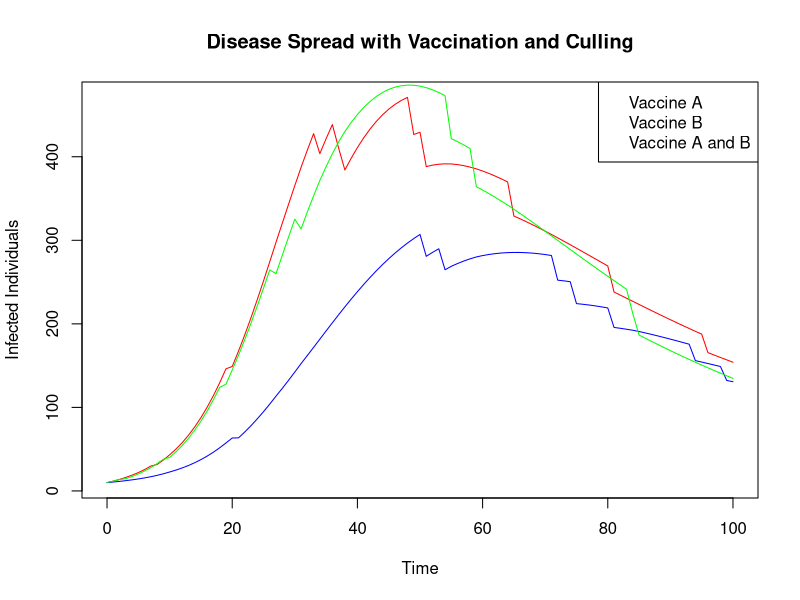
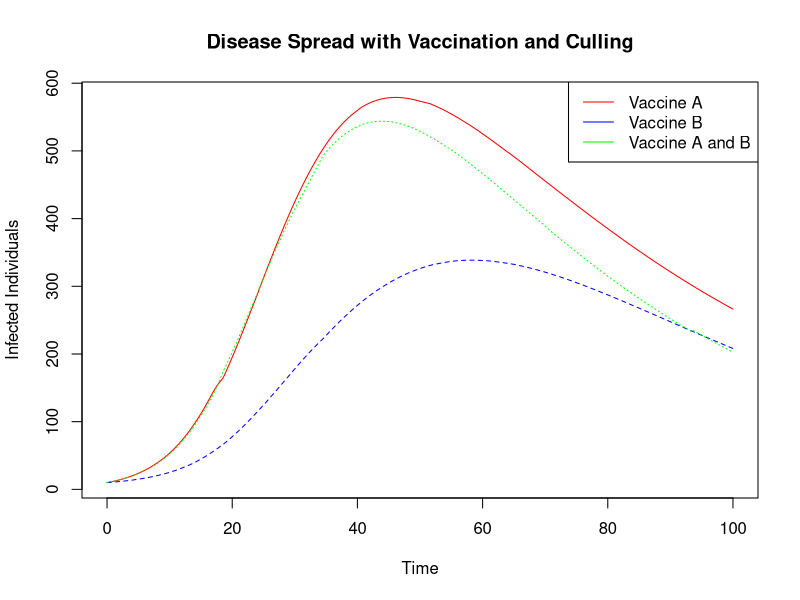

Write the R code that produced these figures, in order.
## ---- chunk 1
# Define parameters
beta_0 <- 0.2  # Baseline transmission rate
beta_A <- 0.1  # Transmission reduction due to vaccine A
beta_B <- 0.15  # Transmission reduction due to vaccine B
gamma_A <- 0.02   # Recovery rate for vaccine A
gamma_B <- 0.03   # Recovery rate for vaccine B
gamma_AB <- 0.025  # Recovery rate for both vaccines
gamma_0 <- 0.015  # Baseline recovery rate
p_culling <- 0.1  # Probability of culling infected individuals
c <- 0.1  # Rate of culling

# Initial conditions
S <- 1000  # Initial number of susceptible individuals
I <- 10    # Initial number of infected individuals

# Time parameters
t <- seq(0, 100, by = 1)  # Time steps

# Initialize storage for results
S_A <- numeric(length(t))
S_B <- numeric(length(t))
S_AB <- numeric(length(t))
I_A <- numeric(length(t))
I_B <- numeric(length(t))
I_AB <- numeric(length(t))
R_A <- numeric(length(t))
R_B <- numeric(length(t))
R_AB <- numeric(length(t))
R <- numeric(length(t))

# Set initial conditions
S_A[1] <- S
S_B[1] <- S
S_AB[1] <- S
I_A[1] <- I
I_B[1] <- I
I_AB[1] <- I
R_A[1] <- 0
R_B[1] <- 0
R_AB[1] <- 0
R[1] <- 0

# Simulate disease spread over time
for (i in 2:length(t)) {
  # Calculate transmission rates with vaccine effects
  beta_A_effective <- beta_0 - beta_A
  beta_B_effective <- beta_0 - beta_B
 
  # Susceptible equations
  dS_A <- -beta_A_effective * S_A[i - 1] * (I_A[i - 1] + I_AB[i - 1]) / (S_A[i - 1] + I_A[i - 1] + I_AB[i - 1] + R_A[i - 1])
  dS_B <- -beta_B_effective * S_B[i - 1] * (I_B[i - 1] + I_AB[i - 1]) / (S_B[i - 1] + I_B[i - 1] + I_AB[i - 1] + R_B[i - 1])
  dS_AB <- -beta_A_effective * S_AB[i - 1] * (I_A[i - 1] + I_AB[i - 1]) / (S_AB[i - 1] + I_A[i - 1] + I_AB[i - 1] + R_AB[i - 1])
 
  # Infected equations with random culling
  culling_A <- ifelse(runif(1) < p_culling, c * I_A[i - 1], 0)
  culling_B <- ifelse(runif(1) < p_culling, c * I_B[i - 1], 0)
  culling_AB <- ifelse(runif(1) < p_culling, c * I_AB[i - 1], 0)
 
  dI_A <- beta_A_effective * S_A[i - 1] * (I_A[i - 1] + I_AB[i - 1]) / (S_A[i - 1] + I_A[i - 1] + I_AB[i - 1] + R_A[i - 1]) - gamma_A * I_A[i - 1] - culling_A
  dI_B <- beta_B_effective * S_B[i - 1] * (I_B[i - 1] + I_AB[i - 1]) / (S_B[i - 1] + I_B[i - 1] + I_AB[i - 1] + R_B[i - 1]) - gamma_B * I_B[i - 1] - culling_B
  dI_AB <- beta_A_effective * S_AB[i - 1] * (I_A[i - 1] + I_AB[i - 1]) / (S_AB[i - 1] + I_A[i - 1] + I_AB[i - 1] + R_AB[i - 1]) - gamma_AB * I_AB[i - 1] - culling_AB
 
  # Infected equations without culling
  dI_A_no_culling <- beta_A_effective * S_A[i - 1] * (I_A[i - 1] + I_AB[i - 1]) / (S_A[i - 1] + I_A[i - 1] + I_AB[i - 1] + R_A[i - 1]) - gamma_A * I_A[i - 1]
  dI_B_no_culling <- beta_B_effective * S_B[i - 1] * (I_B[i - 1] + I_AB[i - 1]) / (S_B[i - 1] + I_B[i - 1] + I_AB[i - 1] + R_B[i - 1]) - gamma_B * I_B[i - 1]
  dI_AB_no_culling <- beta_A_effective * S_AB[i - 1] * (I_A[i - 1] + I_AB[i - 1]) / (S_AB[i - 1] + I_A[i - 1] + I_AB[i - 1] + R_AB[i - 1]) - gamma_AB * I_AB[i - 1]
 
  # Recovery equations
  dR_A <- gamma_A * I_A[i - 1] 
  dR_B <- gamma_B * I_B[i - 1] 
  dR_AB <- gamma_AB * I_AB[i - 1] 
 
  # Update compartments
  S_A[i] <- S_A[i - 1] + dS_A
  S_B[i] <- S_B[i - 1] + dS_B
  S_AB[i] <- S_AB[i - 1] + dS_AB
  I_A[i] <- I_A[i - 1] + dI_A
  I_B[i] <- I_B[i - 1] + dI_B
  I_AB[i] <- I_AB[i - 1] + dI_AB
  R_A[i] <- R_A[i - 1] + dR_A
  R_B[i] <- R_B[i - 1] + dR_B
  R_AB[i] <- R_AB[i - 1] + dR_AB
 
  # Calculate the total recovered individuals without distinguishing between vaccines
  R[i] <- R_A[i] + R_B[i] + R_AB[i]
}

# Plot the results (example)
plot(t, I_A, type = "l", col = "red", xlab = "Time", ylab = "Infected Individuals",
     main = "Disease Spread with Vaccination and Culling")
lines(t, I_B, col = "blue")
lines(t, I_AB, col = "green")
legend("topright", legend = c("Vaccine A", "Vaccine B", "Vaccine A and B"),
       col = c("red", "blue", "green"))
## ---- chunk 2
# Install and load the deSolve package if not already installed
if (!require(deSolve)) install.packages("deSolve", dependencies=TRUE)
library(deSolve)

# Define parameters
parameters <- c(beta_0 = 0.2, beta_A = 0.1, beta_B = 0.15, gamma_A = 0.02, 
                gamma_B = 0.03, gamma_AB = 0.025, gamma_0 = 0.015,
                p_culling = 0.1, c = 0.1)

# Initial conditions
initial_conditions <- c(S_A = 1000, S_B = 1000, S_AB = 1000, 
                         I_A = 10, I_B = 10, I_AB = 10, 
                         R_A = 0, R_B = 0, R_AB = 0)

# Time parameters
times <- seq(0, 100, by = 0.1)

# Define the differential equation system
disease_model <- function(time, state, parameters) {
  with(as.list(c(state, parameters)), {
    beta_A_effective <- beta_0 - beta_A
    beta_B_effective <- beta_0 - beta_B
    
    dS_A <- -beta_A_effective * S_A * (I_A + I_AB) / (S_A + I_A + I_AB + R_A)
    dS_B <- -beta_B_effective * S_B * (I_B + I_AB) / (S_B + I_B + I_AB + R_B)
    dS_AB <- -beta_A_effective * S_AB * (I_A + I_AB) / (S_AB + I_A + I_AB + R_AB)
    
    culling_A <- ifelse(runif(1) < p_culling, c * I_A, 0)
    culling_B <- ifelse(runif(1) < p_culling, c * I_B, 0)
    culling_AB <- ifelse(runif(1) < p_culling, c * I_AB, 0)
    
    dI_A <- beta_A_effective * S_A * (I_A + I_AB) / (S_A + I_A + I_AB + R_A) - gamma_A * I_A - culling_A
    dI_B <- beta_B_effective * S_B * (I_B + I_AB) / (S_B + I_B + I_AB + R_B) - gamma_B * I_B - culling_B
    dI_AB <- beta_A_effective * S_AB * (I_A + I_AB) / (S_AB + I_A + I_AB + R_AB) - gamma_AB * I_AB - culling_AB
    
    dR_A <- gamma_A * I_A
    dR_B <- gamma_B * I_B
    dR_AB <- gamma_AB * I_AB
    
    return(list(c(dS_A, dS_B, dS_AB, dI_A, dI_B, dI_AB, dR_A, dR_B, dR_AB)))
  })
}

# Solve the differential equation system
out <- ode(y = initial_conditions, times = times, func = disease_model, parms = parameters)

# Plot the results
matplot(out[, "time"], out[, c("I_A", "I_B", "I_AB")], type = "l", 
        col = c("red", "blue", "green"), xlab = "Time", ylab = "Infected Individuals",
        main = "Disease Spread with Vaccination and Culling")
legend("topright", legend = c("Vaccine A", "Vaccine B", "Vaccine A and B"),
       col = c("red", "blue", "green"), lty = c(1,1,1))
